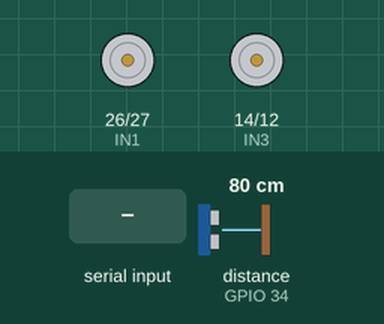
The sketch below on a simulated ESP32. Parts: motor-driver pin pairs drawn as motors (green arrow = first pin HIGH = forward, orange = second pin HIGH = backward, longer = more drive, scaled by the enable pin). Wiring (inferred from the names in the program): ultrasonic range finder: trigger GPIO 4; echo GPIO 34. Inputs (shaded band) come from the test bench; at power-on: distance to the obstacle (sensor on GPIO 34) 80 cm. The echo pulse lasts 58.3 µs per cm.

Above: at 1.2 s.
1.3 s: "F,45\n" received over Serial
At 1.46 s:
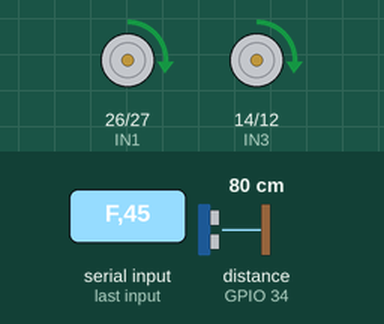
3.0 s: "R90\n" received over Serial
At 4.2 s:
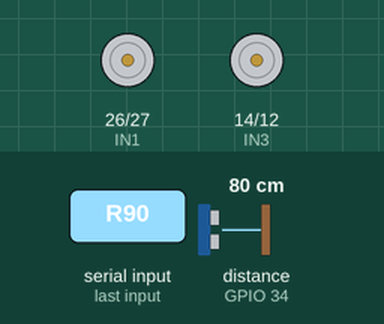
4.7 s: "L90\n" received over Serial
At 5.8 s:
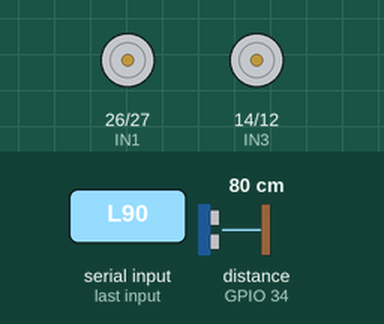
Timing chart, 0 to 7.7 s (numbered marks = the images above; inputs shaded):
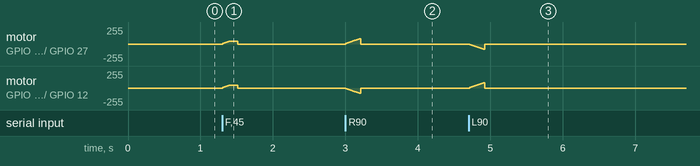

The sketch:

esp32_vehicle.ino
```cpp
/* Gesture-Controlled Vehicle: ESP32 + L298N + HC-SR04
   PC packets: F,180 / B,180 / L,180 / R,180 / S,0
   Upload this sketch to the ESP32. Change pins to match your wiring.
*/
#include <Arduino.h>

const int ENA = 25, IN1 = 26, IN2 = 27;
const int ENB = 33, IN3 = 14, IN4 = 12;
const int TRIG_PIN = 4, ECHO_PIN = 34;
const int PWM_FREQ = 20000, PWM_RESOLUTION = 8, PWM_A = 0, PWM_B = 1;
const int STOP_DISTANCE_CM = 20;
const unsigned long COMMAND_TIMEOUT_MS = 200;
const int RAMP_STEP = 8;

volatile char requestedDirection = 'S';
volatile int requestedSpeed = 0;
volatile bool safetyLockout = false;
volatile unsigned long lastCommandMs = 0;
int appliedSpeed = 0;
char appliedDirection = 'S';
String packet;

void setDirection(char direction) {
  bool forwardLeft = direction == 'F' || direction == 'R';
  bool forwardRight = direction == 'F' || direction == 'L';
  digitalWrite(IN1, forwardLeft);  digitalWrite(IN2, !forwardLeft);
  digitalWrite(IN3, forwardRight); digitalWrite(IN4, !forwardRight);
}

void applyMotor(char direction, int speed) {
  if (direction == 'S' || speed == 0) {
    digitalWrite(IN1, LOW); digitalWrite(IN2, LOW);
    digitalWrite(IN3, LOW); digitalWrite(IN4, LOW);
    ledcWrite(PWM_A, 0); ledcWrite(PWM_B, 0);
    return;
  }
  setDirection(direction);
  ledcWrite(PWM_A, speed); ledcWrite(PWM_B, speed);
}

long distanceCm() {
  digitalWrite(TRIG_PIN, LOW); delayMicroseconds(2);
  digitalWrite(TRIG_PIN, HIGH); delayMicroseconds(10);
  digitalWrite(TRIG_PIN, LOW);
  long duration = pulseIn(ECHO_PIN, HIGH, 25000);
  return duration == 0 ? -1 : duration / 58;
}

void safetyTask(void*) {
  for (;;) {
    long distance = distanceCm();
    // Invalid readings do not create a false lockout; valid close objects do.
    safetyLockout = distance > 0 && distance <= STOP_DISTANCE_CM;
    vTaskDelay(pdMS_TO_TICKS(50));
  }
}

void motorTask(void*) {
  for (;;) {
    bool timedOut = millis() - lastCommandMs > COMMAND_TIMEOUT_MS;
    char targetDirection = (safetyLockout || timedOut) ? 'S' : requestedDirection;
    int targetSpeed = targetDirection == 'S' ? 0 : requestedSpeed;
    if (appliedSpeed < targetSpeed) appliedSpeed = min(appliedSpeed + RAMP_STEP, targetSpeed);
    else if (appliedSpeed > targetSpeed) appliedSpeed = max(appliedSpeed - RAMP_STEP, targetSpeed);
    appliedDirection = targetDirection;
    applyMotor(appliedDirection, appliedSpeed);
    vTaskDelay(pdMS_TO_TICKS(20));
  }
}

void parsePacket(String value) {
  value.trim();
  if (value.length() < 1) return;
  char direction = value.charAt(0);
  if (String("FBLRS").indexOf(direction) < 0) return;
  int comma = value.indexOf(',');
  int speed = comma >= 0 ? value.substring(comma + 1).toInt() : 180;
  requestedDirection = direction;
  requestedSpeed = direction == 'S' ? 0 : constrain(speed, 0, 255);
  lastCommandMs = millis();
}

void setup() {
  pinMode(IN1, OUTPUT); pinMode(IN2, OUTPUT); pinMode(IN3, OUTPUT); pinMode(IN4, OUTPUT);
  pinMode(TRIG_PIN, OUTPUT); pinMode(ECHO_PIN, INPUT);
  ledcSetup(PWM_A, PWM_FREQ, PWM_RESOLUTION); ledcAttachPin(ENA, PWM_A);
  ledcSetup(PWM_B, PWM_FREQ, PWM_RESOLUTION); ledcAttachPin(ENB, PWM_B);
  applyMotor('S', 0);
  Serial.begin(115200);
  lastCommandMs = millis();
  xTaskCreatePinnedToCore(safetyTask, "ultrasonic_safety", 3072, nullptr, 2, nullptr, 0);
  xTaskCreatePinnedToCore(motorTask, "motor_pwm", 3072, nullptr, 2, nullptr, 1);
}

void loop() {
  while (Serial.available()) {
    char character = (char)Serial.read();
    if (character == '\n') { parsePacket(packet); packet = ""; }
    else if (character != '\r' && packet.length() < 20) packet += character;
  }
  delay(1);
}
```

Measured:
- after the input at 1.3 s, motor on GPIO 26 (IN1) / GPIO 27 (IN2), motor on GPIO 14 (IN3) / GPIO 12 (IN4): stopped → forward 45/255 at once, → stopped 0.21 s later
- after the input at 3.0 s, motor on GPIO 26 (IN1) / GPIO 27 (IN2): rises from stopped to forward 80/255 in 0.19 s, then falls to stopped in 0.02 s
- after the input at 4.7 s, motor on GPIO 14 (IN3) / GPIO 12 (IN4): rises from stopped to forward 80/255 in 0.18 s, then falls to stopped in 0.02 s
